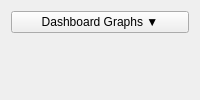
             <widget class="QWidget" name="dashboardPage">
              <layout class="QVBoxLayout" name="dashboardPageLayout">
               <property name="spacing">
                <number>10</number>
               </property>

               <item>
                <widget class="QPushButton" name="dashboardGraphsToggleButton">
                 <property name="text">
                  <string>Dashboard Graphs ▼</string>
                 </property>
                </widget>
               </item>

              <item>
               <layout class="QGridLayout" name="dashboardGraphsGrid">
                 <property name="horizontalSpacing">
                  <number>12</number>
                 </property>
                 <property name="verticalSpacing">
                  <number>12</number>
                 </property>
                 <item row="0" column="0">
                  <widget class="QWidget" name="dashboardCpuGraphContainer" native="true" />
                 </item>
                 <item row="0" column="1">
                  <widget class="QWidget" name="dashboardMemoryGraphContainer" native="true" />
                 </item>
                 <item row="1" column="0">
                  <widget class="QWidget" name="dashboardDiskGraphContainer" native="true" />
                 </item>
                 <item row="1" column="1">
                  <widget class="QWidget" name="dashboardNetworkGraphContainer" native="true" />
                 </item>
                </layout>
               </item>
              </layout>
             </widget>
